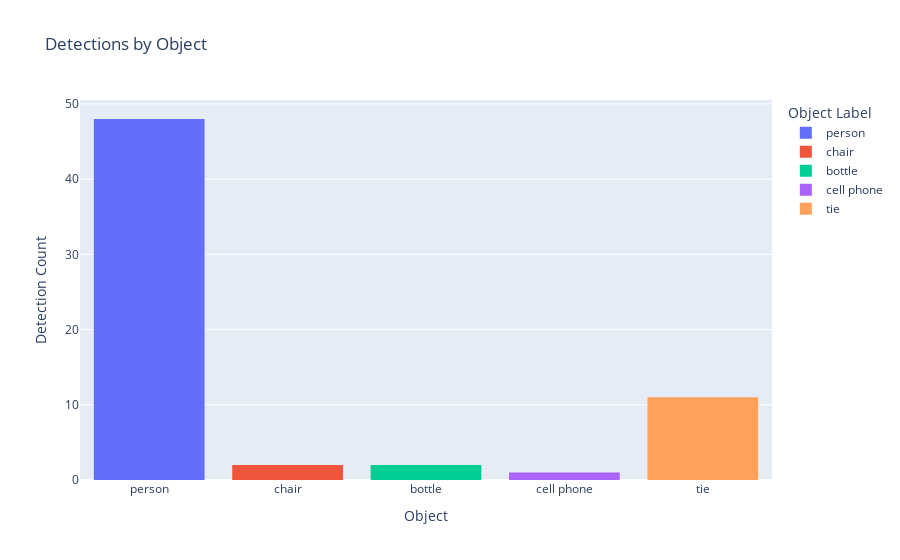
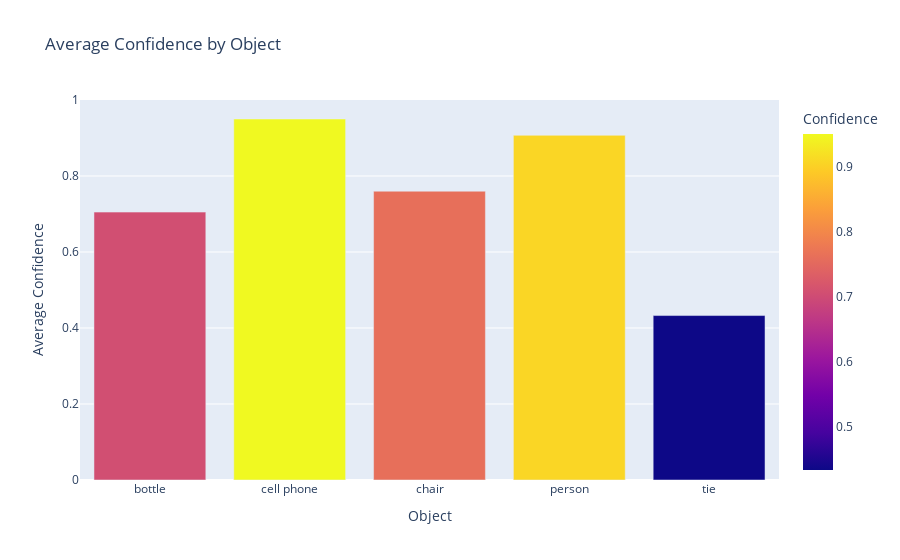

The notebook cell saved with these charts, in order:
### Code cell
# detection_times = {}
# detection_threshold = 5
# detection_path = "detected_objects_log.csv"

# cap = cv2.VideoCapture(0)
# if not cap.isOpened():
#     print("Error: Could not open webcam.")
#     exit()

# def log_detection(label, confidence):
#     with open(detection_path, mode="a", newline="") as log_file:
#         csv_writer = csv.writer(log_file)
#         if log_file.tell() == 0:
#             csv_writer.writerow(["Object Label", "Confidence"])
#         csv_writer.writerow([label, f"{confidence:.2f}"])
#         log_file.flush()
#     print(f"Logged: {label}, {confidence:.2f}")

# def generate_observation_report(file_path):
#     try:
#         df = pd.read_csv(file_path)
#         if df.empty:
#             print("No detections to report.")
#             return
        
#         total_detections = df.shape[0]
#         detection_counts = df['Object Label'].value_counts()
#         average_confidence = df.groupby('Object Label')['Confidence'].mean()
        
#         print("\n********* Observation Report **********")
#         print(f"Total Detections: {total_detections}")
#         print("Detections by Object:")
#         for obj, count in detection_counts.items():
#             print(f"  {obj}: {count} times, Avg Confidence: {average_confidence[obj]:.2f}")
#     except Exception as e:
#         print(f"Error generating report: {e}")

# while True:
#     ret, frame = cap.read()
#     if not ret:
#         print("Failed to grab frame.")
#         break
        
#     rgb_frame = cv2.cvtColor(frame, cv2.COLOR_BGR2RGB)
#     results = model.predict(rgb_frame)
#     annotated_frame = results[0].plot()
    
#     current_detections = []
#     if results[0].boxes:
#         for box in results[0].boxes:
#             class_id = int(box.cls[0])
#             label = results[0].names[class_id]
#             confidence = box.conf[0].item()
#             current_detections.append((label, confidence))
            
#             if label not in detection_times:
#                 detection_times[label] = time.time()
#             else:
#                 elapsed_time = time.time() - detection_times[label]
#                 if elapsed_time >= detection_threshold:
#                     log_detection(label, confidence)
#                     detection_times.pop(label)
                    
#     for label in list(detection_times.keys()):
#         if label not in [det[0] for det in current_detections]:
#             detection_times.pop(label)
    
#     cv2.imshow('YOLO Webcam Feed', annotated_frame)
#     if cv2.waitKey(1) & 0xFF == ord('q'):
#         break

# cap.release()
# cv2.destroyAllWindows()

# data = pd.read_csv(detection_path, on_bad_lines='skip')
# full_scenario_description = ""
# for index, row in data.iterrows():
#     try:
#         detected_object = row['Object Label']
#         confidence = row['Confidence']
        
#         full_scenario_description += f"Detected '{detected_object}' with confidence {confidence}\n"
#     except KeyError as e:
#         print(f"Error processing row {index}: Missing column {e}. Row content: {row}")
#     except ValueError as e:
#         print(f"Value error for row {index}: {e}. Row content: {row}")

# response = nmodel.generate_content(full_scenario_description)  
# generate_observation_report(detection_path)

# if hasattr(response, 'candidates') and response.candidates:
#     first_candidate = response.candidates[0]
#     generated_text = first_candidate.content.parts[0].text.strip()
#     description = f"My Observation is : {generated_text}."
#     s = "!@#$%^&*()[]}{"
#     for i in s:
#         if i in description:
#             description = description.replace(i, '')
#     print(description)
# else:
#     print("Failed to generate content or no candidates available.")

# fig2 = px.histogram(data, x='Object Label', title="Detections by Object", color='Object Label')
# fig2.update_layout(xaxis_title="Object", yaxis_title="Detection Count")

# average_confidence = data.groupby("Object Label")["Confidence"].mean().reset_index()
# fig3 = px.bar(average_confidence, x='Object Label', y='Confidence', title="Average Confidence by Object", color='Confidence')
# fig3.update_layout(xaxis_title="Object", yaxis_title="Average Confidence")

# fig2.show()
# fig3.show()
# tts = gTTS(text=description, lang='en')
# tts.save("observation_report.mp3")

# os.system("start observation_report.mp3")

### Figure 1 — Plotly figure (JSON) as saved in the notebook; plotly's stock layout.template omitted (floating-point values rounded to 4 significant figures)
{"data": [{"alignmentgroup": "True", "bingroup": "x", "hovertemplate": "Object Label=%{x}<br>count=%{y}<extra></extra>", "legendgroup": "person", "marker": {"color": "#636efa", "pattern": {"shape": ""}}, "name": "person", "offsetgroup": "person", "orientation": "v", "showlegend": true, "type": "histogram", "x": ["person", "person", "person", "person", "person", "person", "person", "person", "person", "person", "person", "person", "person", "person", "person", "person", "person", "person", "person", "person", "person", "person", "person", "person", "person", "person", "person", "person", "person", "person", "person", "person", "person", "person", "person", "person", "person", "person", "person", "person", "person", "person", "person", "person", "person", "person", "person", "person"], "xaxis": "x", "yaxis": "y"}, {"alignmentgroup": "True", "bingroup": "x", "hovertemplate": "Object Label=%{x}<br>count=%{y}<extra></extra>", "legendgroup": "chair", "marker": {"color": "#EF553B", "pattern": {"shape": ""}}, "name": "chair", "offsetgroup": "chair", "orientation": "v", "showlegend": true, "type": "histogram", "x": ["chair", "chair"], "xaxis": "x", "yaxis": "y"}, {"alignmentgroup": "True", "bingroup": "x", "hovertemplate": "Object Label=%{x}<br>count=%{y}<extra></extra>", "legendgroup": "bottle", "marker": {"color": "#00cc96", "pattern": {"shape": ""}}, "name": "bottle", "offsetgroup": "bottle", "orientation": "v", "showlegend": true, "type": "histogram", "x": ["bottle", "bottle"], "xaxis": "x", "yaxis": "y"}, {"alignmentgroup": "True", "bingroup": "x", "hovertemplate": "Object Label=%{x}<br>count=%{y}<extra></extra>", "legendgroup": "cell phone", "marker": {"color": "#ab63fa", "pattern": {"shape": ""}}, "name": "cell phone", "offsetgroup": "cell phone", "orientation": "v", "showlegend": true, "type": "histogram", "x": ["cell phone"], "xaxis": "x", "yaxis": "y"}, {"alignmentgroup": "True", "bingroup": "x", "hovertemplate": "Object Label=%{x}<br>count=%{y}<extra></extra>", "legendgroup": "tie", "marker": {"color": "#FFA15A", "pattern": {"shape": ""}}, "name": "tie", "offsetgroup": "tie", "orientation": "v", "showlegend": true, "type": "histogram", "x": ["tie", "tie", "tie", "tie", "tie", "tie", "tie", "tie", "tie", "tie", "tie"], "xaxis": "x", "yaxis": "y"}], "layout": {"barmode": "relative", "legend": {"title": {"text": "Object Label"}, "tracegroupgap": 0}, "title": {"text": "Detections by Object"}, "xaxis": {"anchor": "y", "categoryarray": ["person", "chair", "bottle", "cell phone", "tie"], "categoryorder": "array", "domain": [0, 1], "title": {"text": "Object"}}, "yaxis": {"anchor": "x", "domain": [0, 1], "title": {"text": "Detection Count"}}}}

### Figure 2 — Plotly figure (JSON) as saved in the notebook; plotly's stock layout.template omitted (floating-point values rounded to 4 significant figures)
{"data": [{"alignmentgroup": "True", "hovertemplate": "Object Label=%{x}<br>Confidence=%{marker.color}<extra></extra>", "legendgroup": "", "marker": {"color": [0.705, 0.95, 0.76, 0.9071, 0.4327], "coloraxis": "coloraxis", "pattern": {"shape": ""}}, "name": "", "offsetgroup": "", "orientation": "v", "showlegend": false, "textposition": "auto", "type": "bar", "x": ["bottle", "cell phone", "chair", "person", "tie"], "xaxis": "x", "y": [0.705, 0.95, 0.76, 0.9071, 0.4327], "yaxis": "y"}], "layout": {"barmode": "relative", "coloraxis": {"colorbar": {"title": {"text": "Confidence"}}, "colorscale": [[0, "#0d0887"], [0.1111, "#46039f"], [0.2222, "#7201a8"], [0.3333, "#9c179e"], [0.4444, "#bd3786"], [0.5556, "#d8576b"], [0.6667, "#ed7953"], [0.7778, "#fb9f3a"], [0.8889, "#fdca26"], [1, "#f0f921"]]}, "legend": {"tracegroupgap": 0}, "title": {"text": "Average Confidence by Object"}, "xaxis": {"anchor": "y", "domain": [0, 1], "title": {"text": "Object"}}, "yaxis": {"anchor": "x", "domain": [0, 1], "title": {"text": "Average Confidence"}}}}
